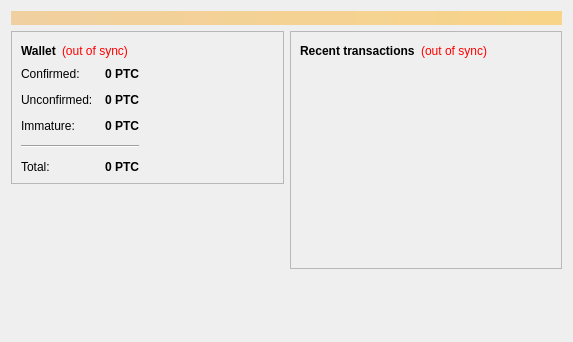
<?xml version="1.0" encoding="UTF-8"?>
<ui version="4.0">
 <class>OverviewPage</class>
 <widget class="QWidget" name="OverviewPage">
  <property name="geometry">
   <rect>
    <x>0</x>
    <y>0</y>
    <width>573</width>
    <height>342</height>
   </rect>
  </property>
  <property name="windowTitle">
   <string>Form</string>
  </property>
  <layout class="QVBoxLayout" name="topLayout">
   <item>
    <widget class="QLabel" name="labelAlerts">
     <property name="visible">
      <bool>false</bool>
     </property>
     <property name="styleSheet">
      <string notr="true">background-color: qlineargradient(x1: 0, y1: 0, x2: 1, y2: 0, stop:0 #F0D0A0, stop:1 #F8D488); color:#000000;</string>
     </property>
     <property name="wordWrap">
      <bool>true</bool>
     </property>
     <property name="margin">
      <number>3</number>
     </property>
    </widget>
   </item>
   <item>
    <layout class="QHBoxLayout" name="horizontalLayout" stretch="1,1">
     <item>
      <layout class="QVBoxLayout" name="verticalLayout_2">
       <item>
        <widget class="QFrame" name="frame">
         <property name="frameShape">
          <enum>QFrame::StyledPanel</enum>
         </property>
         <property name="frameShadow">
          <enum>QFrame::Raised</enum>
         </property>
         <layout class="QVBoxLayout" name="verticalLayout_4">
          <item>
           <layout class="QHBoxLayout" name="horizontalLayout_4">
            <item>
             <widget class="QLabel" name="label_5">
              <property name="font">
               <font>
                <weight>75</weight>
                <bold>true</bold>
               </font>
              </property>
              <property name="text">
               <string>Wallet</string>
              </property>
             </widget>
            </item>
            <item>
             <widget class="QLabel" name="labelWalletStatus">
              <property name="toolTip">
               <string>The displayed information may be out of date. Your wallet automatically synchronizes with the Patacoin network after a connection is established, but this process has not completed yet.</string>
              </property>
              <property name="styleSheet">
               <string notr="true">QLabel { color: red; }</string>
              </property>
              <property name="text">
               <string notr="true">(out of sync)</string>
              </property>
              <property name="alignment">
               <set>Qt::AlignLeading|Qt::AlignLeft|Qt::AlignVCenter</set>
              </property>
             </widget>
            </item>
            <item>
             <spacer name="horizontalSpacer_2">
              <property name="orientation">
               <enum>Qt::Horizontal</enum>
              </property>
              <property name="sizeHint" stdset="0">
               <size>
                <width>40</width>
                <height>20</height>
               </size>
              </property>
             </spacer>
            </item>
           </layout>
          </item>
          <item>
          <layout class="QHBoxLayout" name="horizontalLayout_3">
           <item>
           <layout class="QFormLayout" name="formLayout_2">
            <property name="fieldGrowthPolicy">
             <enum>QFormLayout::AllNonFixedFieldsGrow</enum>
            </property>
            <property name="horizontalSpacing">
             <number>12</number>
            </property>
            <property name="verticalSpacing">
             <number>12</number>
            </property>
            <item row="0" column="0">
             <widget class="QLabel" name="label">
              <property name="text">
               <string>Confirmed:</string>
              </property>
             </widget>
            </item>
            <item row="0" column="1">
             <widget class="QLabel" name="labelBalance">
              <property name="font">
               <font>
                <weight>75</weight>
                <bold>true</bold>
               </font>
              </property>
              <property name="cursor">
               <cursorShape>IBeamCursor</cursorShape>
              </property>
              <property name="toolTip">
               <string>Your current spendable balance</string>
              </property>
              <property name="text">
               <string notr="true">0 PTC</string>
              </property>
              <property name="alignment">
               <set>Qt::AlignRight|Qt::AlignTrailing|Qt::AlignVCenter</set>
              </property>
              <property name="textInteractionFlags">
               <set>Qt::LinksAccessibleByMouse|Qt::TextSelectableByKeyboard|Qt::TextSelectableByMouse</set>
              </property>
             </widget>
            </item>
            <item row="1" column="0">
             <widget class="QLabel" name="label_3">
              <property name="text">
               <string>Unconfirmed:</string>
              </property>
             </widget>
            </item>
            <item row="1" column="1">
             <widget class="QLabel" name="labelUnconfirmed">
              <property name="font">
               <font>
                <weight>75</weight>
                <bold>true</bold>
               </font>
              </property>
              <property name="cursor">
               <cursorShape>IBeamCursor</cursorShape>
              </property>
              <property name="toolTip">
               <string>Total of transactions that have yet to be confirmed, and do not yet count toward the spendable balance</string>
              </property>
              <property name="text">
               <string notr="true">0 PTC</string>
              </property>
              <property name="alignment">
               <set>Qt::AlignRight|Qt::AlignTrailing|Qt::AlignVCenter</set>
              </property>
              <property name="textInteractionFlags">
               <set>Qt::LinksAccessibleByMouse|Qt::TextSelectableByKeyboard|Qt::TextSelectableByMouse</set>
              </property>
             </widget>
            </item>
            <item row="2" column="0">
             <widget class="QLabel" name="labelImmatureText">
              <property name="text">
               <string>Immature:</string>
              </property>
             </widget>
            </item>
            <item row="2" column="1">
             <widget class="QLabel" name="labelImmature">
              <property name="font">
               <font>
                <weight>75</weight>
                <bold>true</bold>
               </font>
              </property>
              <property name="toolTip">
               <string>Mined balance that has not yet matured</string>
              </property>
              <property name="text">
               <string notr="true">0 PTC</string>
              </property>
              <property name="alignment">
               <set>Qt::AlignRight|Qt::AlignTrailing|Qt::AlignVCenter</set>
              </property>
              <property name="textInteractionFlags">
               <set>Qt::LinksAccessibleByMouse|Qt::TextSelectableByKeyboard|Qt::TextSelectableByMouse</set>
              </property>
             </widget>
            </item>
            <item row="4" column="0">
             <widget class="QLabel" name="labelTotalText">
              <property name="text">
               <string>Total:</string>
              </property>
             </widget>
            </item>
            <item row="4" column="1">
             <widget class="QLabel" name="labelTotal">
              <property name="font">
               <font>
                <weight>75</weight>
                <bold>true</bold>
               </font>
              </property>
              <property name="cursor">
               <cursorShape>IBeamCursor</cursorShape>
              </property>
              <property name="toolTip">
               <string>Your current total balance</string>
              </property>
              <property name="text">
               <string notr="true">0 PTC</string>
              </property>
              <property name="alignment">
               <set>Qt::AlignRight|Qt::AlignTrailing|Qt::AlignVCenter</set>
              </property>
              <property name="textInteractionFlags">
               <set>Qt::LinksAccessibleByMouse|Qt::TextSelectableByKeyboard|Qt::TextSelectableByMouse</set>
              </property>
             </widget>
            </item>
            <item row="3" column="0" colspan="2">
             <widget class="Line" name="line">
              <property name="orientation">
               <enum>Qt::Horizontal</enum>
              </property>
             </widget>
            </item>
           </layout>
          </item>
            <item>
             <spacer name="horizontalSpacer_3">
              <property name="orientation">
               <enum>Qt::Horizontal</enum>
              </property>
              <property name="sizeHint" stdset="0">
               <size>
                <width>40</width>
                <height>20</height>
               </size>
              </property>
             </spacer>
            </item>
           </layout>
          </item>
         </layout>
        </widget>
       </item>
       <item>
        <spacer name="verticalSpacer">
         <property name="orientation">
          <enum>Qt::Vertical</enum>
         </property>
         <property name="sizeHint" stdset="0">
          <size>
           <width>20</width>
           <height>40</height>
          </size>
         </property>
        </spacer>
       </item>
      </layout>
     </item>
     <item>
      <layout class="QVBoxLayout" name="verticalLayout_3">
       <item>
        <widget class="QFrame" name="frame_2">
         <property name="frameShape">
          <enum>QFrame::StyledPanel</enum>
         </property>
         <property name="frameShadow">
          <enum>QFrame::Raised</enum>
         </property>
         <layout class="QVBoxLayout" name="verticalLayout">
          <item>
           <layout class="QHBoxLayout" name="horizontalLayout_2">
            <item>
             <widget class="QLabel" name="label_4">
              <property name="text">
               <string>&lt;b&gt;Recent transactions&lt;/b&gt;</string>
              </property>
             </widget>
            </item>
            <item>
             <widget class="QLabel" name="labelTransactionsStatus">
              <property name="toolTip">
               <string>The displayed information may be out of date. Your wallet automatically synchronizes with the Patacoin network after a connection is established, but this process has not completed yet.</string>
              </property>
              <property name="styleSheet">
               <string notr="true">QLabel { color: red; }</string>
              </property>
              <property name="text">
               <string notr="true">(out of sync)</string>
              </property>
              <property name="alignment">
               <set>Qt::AlignRight|Qt::AlignTrailing|Qt::AlignVCenter</set>
              </property>
             </widget>
            </item>
            <item>
             <spacer name="horizontalSpacer">
              <property name="orientation">
               <enum>Qt::Horizontal</enum>
              </property>
              <property name="sizeHint" stdset="0">
               <size>
                <width>40</width>
                <height>20</height>
               </size>
              </property>
             </spacer>
            </item>
           </layout>
          </item>
          <item>
           <widget class="QListView" name="listTransactions">
            <property name="styleSheet">
             <string notr="true">QListView { background: transparent; }</string>
            </property>
            <property name="frameShape">
             <enum>QFrame::NoFrame</enum>
            </property>
            <property name="verticalScrollBarPolicy">
             <enum>Qt::ScrollBarAlwaysOff</enum>
            </property>
            <property name="horizontalScrollBarPolicy">
             <enum>Qt::ScrollBarAlwaysOff</enum>
            </property>
            <property name="selectionMode">
             <enum>QAbstractItemView::NoSelection</enum>
            </property>
           </widget>
          </item>
         </layout>
        </widget>
       </item>
       <item>
        <spacer name="verticalSpacer_2">
         <property name="orientation">
          <enum>Qt::Vertical</enum>
         </property>
         <property name="sizeHint" stdset="0">
          <size>
           <width>20</width>
           <height>40</height>
          </size>
         </property>
        </spacer>
       </item>
      </layout>
     </item>
    </layout>
   </item>
  </layout>
 </widget>
 <resources/>
 <connections/>
</ui>
